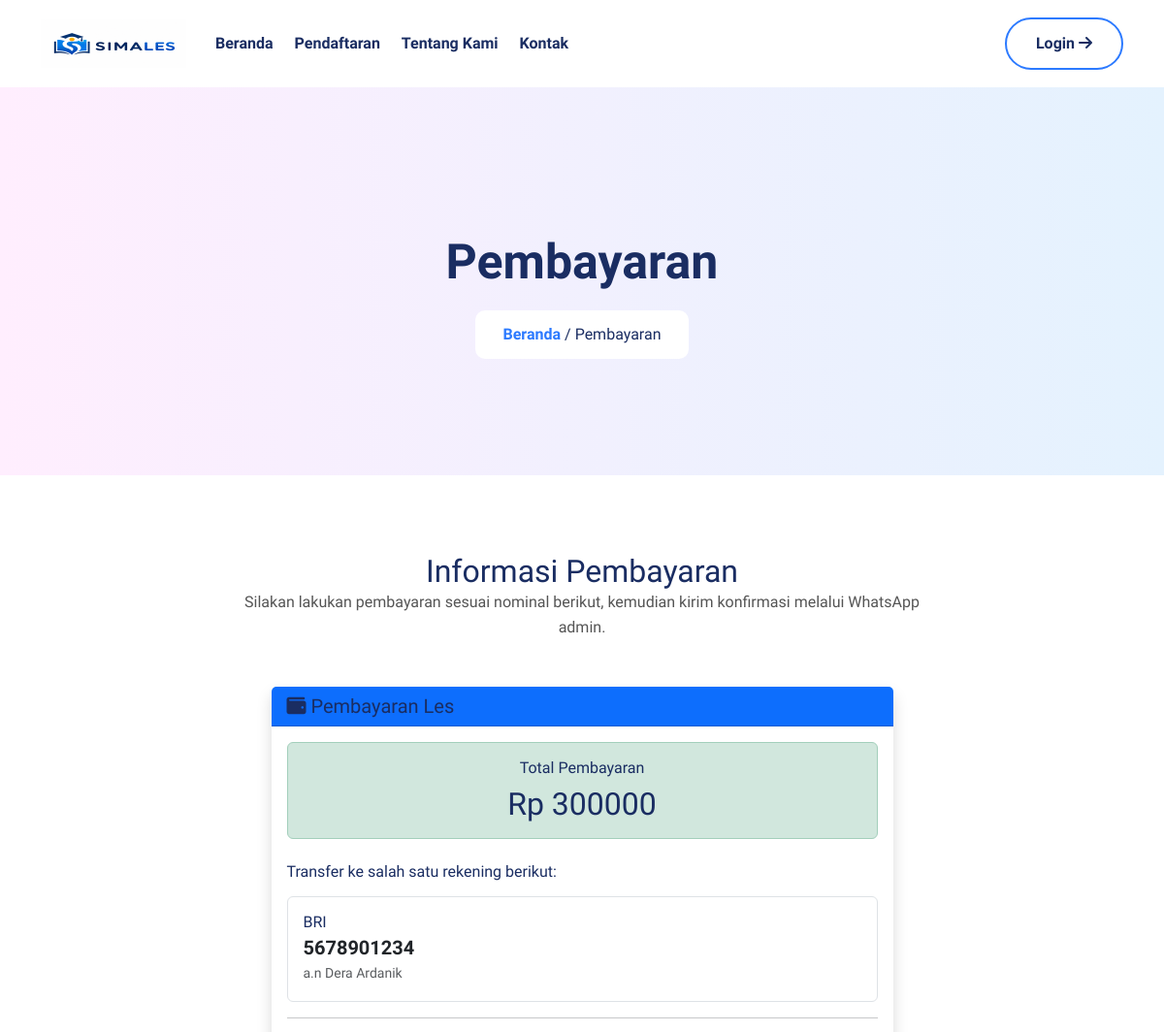
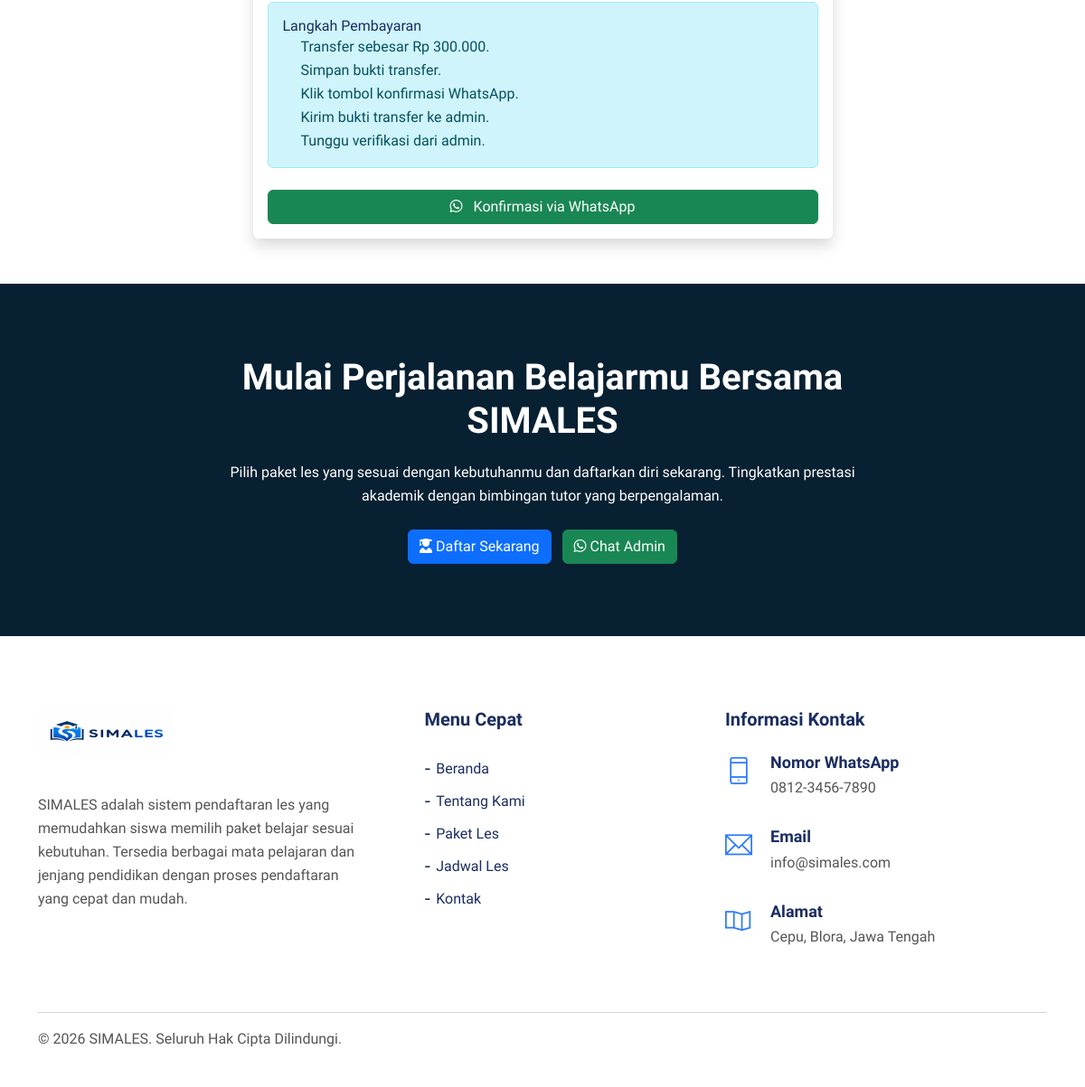
Page /pembayaran/ on the committed database (2 pictures, top to bottom).
### les/models.py (models this page shows, shortened)
class Rekening(models.Model):
    nama_bank = models.CharField(
        max_length=100
    )
    nomor_rekening = models.CharField(
        max_length=50
    )
    atas_nama = models.CharField(
        max_length=150
    )
    aktif = models.BooleanField(
        default=True
    )
    class Meta:
        verbose_name_plural = 'Rekening'

### les/views.py (the view)
# urls.py: path('pembayaran/', v.bayar, name='bayar'),
def bayar(request):
    rekening_list = Rekening.objects.filter(
        aktif=True
    ).order_by('nama_bank')
    context = {
        'rekening_list': rekening_list,
        'nominal': 300000,
    }
    return render(request, 'bayar.html', context)

### les/templates/bayar.html (shortened to what this page needs)
<!DOCTYPE html>
<html lang="en">
	<head>
		{% load static %}
    <link rel="stylesheet" href="{% static 'assets/bootstrap/css/bootstrap.min.css' %}" />
    <link rel="stylesheet" href="{% static 'assets/webfonts/themify-icons.css' %}" />
    <link rel="stylesheet" href="{% static 'assets/css/all.min.css' %}" />
    <link rel="stylesheet" href="{% static 'assets/owlcarousel/css/owl.carousel.css' %}" />
    <link rel="stylesheet" href="{% static 'assets/owlcarousel/css/owl.theme.css' %}" />
    <link rel="stylesheet" href="{% static 'assets/css/slicknav.css' %}" />
    <link rel="stylesheet" href="{% static 'assets/css/magnific-popup.css' %}" />
    <link rel="stylesheet" href="{% static 'assets/css/jquery-simple-mobilemenu.css' %}" />
    <link rel="stylesheet" href="{% static 'assets/css/animate.css' %}" />
    <link rel="stylesheet" href="{% static 'assets/css/style.css' %}" />
</head>
<body>
	<div class="top_header_banner">
		{% include "partials/navbar.html" %}
		<section class="section-top">
			<div class="container">
				<div class="col-lg-10 offset-lg-1 text-center">
					<div class="section-top-title wow fadeInRight" data-wow-duration="1s" data-wow-delay="0.3s" data-wow-offset="0">
						<h1>Pembayaran</h1>
						<ul>
							<li><a href="{% url 'home' %}">Beranda</a></li>
							<li> / Pembayaran</li>
						</ul>
					</div>
				</div>
			</div>
		</section>
		</div>
<section class="template_agent section-padding">
    <div class="container">
        <div class="row justify-content-center mb-5">
            <div class="col-lg-8 text-center">
                <h2>Informasi Pembayaran</h2>
                <p>
                    Silakan lakukan pembayaran sesuai nominal berikut,
                    kemudian kirim konfirmasi melalui WhatsApp admin.
                </p>
            </div>
        </div>
        <div class="row justify-content-center">
            <div class="col-lg-7">
                <div class="card shadow border-0">
                    <div class="card-header bg-primary text-white">
                        <h5 class="mb-0">
                            <i class="fa-solid fa-wallet"></i>
                            Pembayaran Les
                        </h5>
                    </div>
                    <div class="card-body">
                        <div class="alert alert-success text-center mb-4">
                            <h6 class="mb-2">Total Pembayaran</h6>
                            <h2 class="mb-0">
                                Rp {{ nominal|floatformat:0 }}
                            </h2>
                        </div>
                        <h6 class="mb-3">
                            Transfer ke salah satu rekening berikut:
                        </h6>
                        {% for rekening in rekening_list %}
                        <div class="border rounded p-3 mb-3">
                            <h6 class="mb-1">
                                {{ rekening.nama_bank }}
                            </h6>
                            <div class="fs-5 fw-bold">
                                {{ rekening.nomor_rekening }}
                            </div>
                            <small class="text-muted">
                                a.n {{ rekening.atas_nama }}
                            </small>
                        </div>
                        {% empty %}
                        <div class="alert alert-warning">
                            Rekening pembayaran belum tersedia.
                        </div>
                        {% endfor %}
                        <hr>
                        <div class="alert alert-info mb-4">
                            <h6>Langkah Pembayaran</h6>
                            <ol style="padding-left: 20px; margin-bottom: 0;">
                                <li>Transfer sebesar Rp 300.000.</li>
                                <li>Simpan bukti transfer.</li>
                                <li>Klik tombol konfirmasi WhatsApp.</li>
                                <li>Kirim bukti transfer ke admin.</li>
                                <li>Tunggu verifikasi dari admin.</li>
                            </ol>
                        </div>
                        {% with pesan='Halo Admin SIMALES, saya telah melakukan pembayaran les sebesar Rp300.000. Berikut saya lampirkan bukti transfer untuk proses verifikasi.' %}
                        <a href="https://wa.me/62882006807145?text={{ pesan|urlencode }}"
                           target="_blank"
                           class="btn btn-success w-100">
                            <i class="fa-brands fa-whatsapp me-2"></i>
                            Konfirmasi via WhatsApp
                        </a>
                        {% endwith %}
                    </div>
                </div>
            </div>
        </div>
    </div>
</section>
<section class="newsletter_area section-padding">
    <div class="container">
        <div class="row text-center">
            <div class="col-lg-8 offset-lg-2 col-sm-12 col-xs-12">
                <div class="subs_form">
                    <h3>Mulai Perjalanan Belajarmu Bersama SIMALES</h3>
                    <p>
                        Pilih paket les yang sesuai dengan kebutuhanmu dan daftarkan diri sekarang.
                        Tingkatkan prestasi akademik dengan bimbingan tutor yang berpengalaman.
                    </p>
                    <div class="mt-4">
                        <a href=""
                           class="btn btn-primary me-2">
                            <i class="fa-solid fa-user-graduate"></i>
                            Daftar Sekarang
                        </a>
                        <a href="https://wa.me/62882006807145?text=Halo%20Admin%20SIMALES,%20saya%20ingin%20bertanya%20mengenai%20pendaftaran%20les."
                           target="_blank"
                           class="btn btn-success">
                            <i class="fa-brands fa-whatsapp"></i>
                            Chat Admin
                        </a>
                    </div>
                </div>
            </div>
        </div>
    </div>
</section>
<div class="footer section-padding">
    <div class="container">
        <div class="row justify-content-between align-items-start footer-content">
            <div class="col-lg-4 col-md-12 mb-4">
                <div class="single_footer footer-left">
                    <a href="{% url 'home' %}">
                        <img src="{% static 'assets/images/simales2.png' %}" alt="SIMALES">
                    </a>
                    <p class="footer-desc mt-4">
                        SIMALES adalah sistem pendaftaran les yang memudahkan siswa
                        memilih paket belajar sesuai kebutuhan. Tersedia berbagai mata
                        pelajaran dan jenjang pendidikan dengan proses pendaftaran yang
                        cepat dan mudah.
                    </p>
                </div>
            </div>
            <div class="col-lg-3 col-md-6 mb-4">
                <div class="single_footer">
                    <h4>Menu Cepat</h4>
                    <ul>
                        <li><a href="{% url 'home' %}">Beranda</a></li>
                        <li><a href="#tentang">Tentang Kami</a></li>
                        <li><a href="#paket">Paket Les</a></li>
                        <li><a href="#jadwal">Jadwal Les</a></li>
                        <li><a href="#kontak">Kontak</a></li>
                    </ul>
                </div>
            </div>
            <div class="col-lg-4 col-md-6 mb-4">
                <div class="single_footer">
                    <h4>Informasi Kontak</h4>
                    <div class="sf_contact">
                        <span class="ti-mobile"></span>
                        <div>
                            <h3>Nomor WhatsApp</h3>
                            <p>0812-3456-7890</p>
                        </div>
                    </div>
                    <div class="sf_contact">
                        <span class="ti-email"></span>
                        <div>
                            <h3>Email</h3>
                            <p>info@simales.com</p>
                        </div>
                    </div>
                    <div class="sf_contact">
                        <span class="ti-map"></span>
                        <div>
                            <h3>Alamat</h3>
                            <p>Cepu, Blora, Jawa Tengah</p>
                        </div>
                    </div>
                </div>
            </div>
        </div>
        <hr>
        <div class="row">
            <div class="col-12 text-center">
                <div class="footer_copyright">
                    <p>
                        © 2026 SIMALES. Seluruh Hak Cipta Dilindungi.
                    </p>
                </div>
            </div>
        </div>
    </div>
</div>
</body>
</html>

### rows in the picture
Rekening: nama_bank "BRI", nomor_rekening "5678901234", atas_nama "Dera Ardanik"

### other values in the picture
{{ nominal|floatformat:0 }} "300000"
